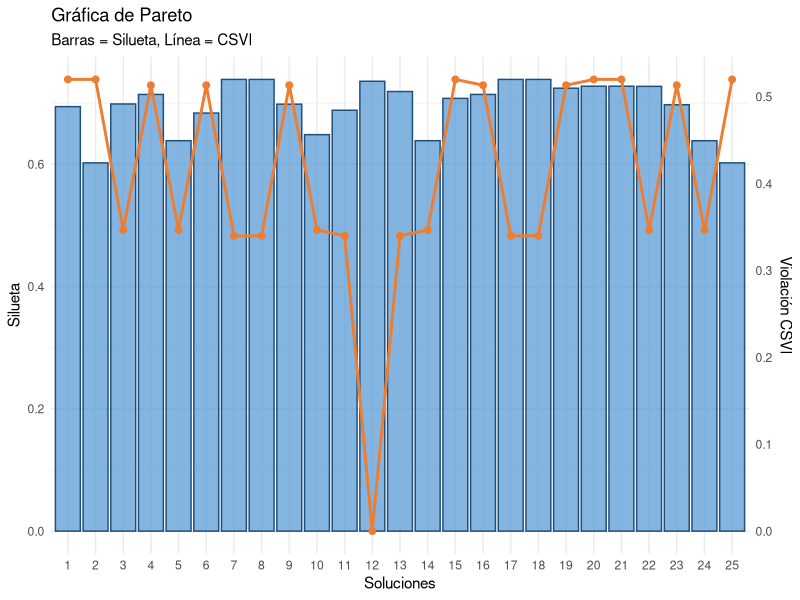

Recreate this plot in R.
###############################################
# LIBRERÍAS
###############################################

packages <- c("flexclust", "lpSolve", "mclust", "aricode", 
              "cluster", "proxy", "ggplot2", "readr", "dplyr")
installed <- rownames(installed.packages())
to_install <- setdiff(packages, installed)
if (length(to_install) > 0) install.packages(to_install)

library(lpSolve)
library(proxy)
library(cluster)
library(ggplot2)
library(dplyr)

###############################################
# UTILIDADES
###############################################

prepare_data <- function(dataset) {
  dataset <- as.data.frame(dataset)
  X <- dataset
  list(X = X)
}

set.seed(22)
###############################################
# MILP
###############################################

solve_milp_assignment <- function(data, centroids, size_constraints) {
  n <- nrow(data)
  k <- nrow(centroids)
  
  cost_matrix <- proxy::dist(data, centroids, method = "cosine")
  cost_vec <- as.vector(t(as.matrix(cost_matrix)))
  
  constr1 <- matrix(0, n, n*k)
  for (i in 1:n) {
    constr1[i, ((i - 1) * k + 1):(i * k)] <- 1
  }
  
  constr2 <- matrix(0, k, n*k)
  for (j in 1:k) {
    constr2[j, seq(j, n*k, by = k)] <- 1
  }
  
  f.con <- rbind(constr1, constr2)
  f.dir <- c(rep("=", n), rep("=", k))
  f.rhs <- c(rep(1, n), size_constraints)
  
  result <- lp("min", cost_vec, f.con, f.dir, f.rhs, all.bin = TRUE)
  
  if (result$status != 0) {
    stop("MILP no encontró solución factible para estas cardinalidades.")
  }
  
  x_opt <- matrix(result$solution, nrow = n, byrow = TRUE)
  p <- apply(x_opt, 1, which.max)
  
  list(p = p)
}

###############################################
# KM-MILP
###############################################

clustering_with_size_constraints <- function(data, size_constraints, max_iter = 100, tol = 1e-6) {
  data <- as.matrix(data)
  n <- nrow(data)
  d <- ncol(data)
  k <- length(size_constraints)
  
  idx <- sample(1:n, k)
  centroids <- data[idx, , drop = FALSE]
  
  for (iter in 1:max_iter) {
    milp_res <- solve_milp_assignment(data, centroids, size_constraints)
    p <- milp_res$p
    
    new_centroids <- matrix(0, nrow = k, ncol = d)
    for (j in 1:k) {
      pts <- data[p == j, , drop = FALSE]
      if (nrow(pts) > 0) new_centroids[j, ] <- colMeans(pts)
      else new_centroids[j, ] <- centroids[j, ]
    }
    
    if (max(abs(centroids - new_centroids)) < tol) break
    centroids <- new_centroids
  }
  
  list(p = p, centroids = centroids)
}

###############################################
# FUNCIONES DE CARDINALIDAD
###############################################

compute_cardinality_ranges <- function(target, delta) {
  k <- length(target)
  
  if (length(delta) == 1) delta <- rep(delta, k)
  if (length(delta) != k) stop("delta debe tener longitud 1 o k.")
  
  lower <- floor(target * (1 - delta))
  upper <- round(target * (1 + delta))
  lower[lower < 1] <- 1
  
  list(lower = lower, upper = upper)
}

generate_cardinalities <- function(lower, upper, total_n) {
  k <- length(lower)
  res <- list()
  current <- integer(k)
  
  rec <- function(pos, remaining) {
    if (pos == k) {
      if (remaining >= lower[k] && remaining <= upper[k]) {
        current[k] <<- remaining
        res[[length(res) + 1]] <<- current
      }
      return()
    }
    
    min_rest <- sum(lower[(pos + 1):k])
    max_rest <- sum(upper[(pos + 1):k])
    
    for (v in lower[pos]:upper[pos]) {
      rest <- remaining - v
      if (rest < min_rest || rest > max_rest) next
      current[pos] <<- v
      rec(pos + 1, rest)
    }
  }
  
  rec(1, total_n)
  res
}

###############################################
# EVALUACIÓN (SILUETA + CSVI)
###############################################

evaluate_cardinality_solution <- function(X, y, size_constraints, target_cardinality) {
  resultat <- clustering_with_size_constraints(X, size_constraints)
  labels <- resultat$p
  
  dist_mat <- proxy::dist(X, method = "cosine")
  sil <- silhouette(labels, dist_mat)
  sil_mean <- mean(sil[, 3])
  
  card_real <- as.numeric(table(factor(labels, levels = 1:length(size_constraints))))
  
  ilvc <- sum(abs(card_real - target_cardinality))
  clvc <- sum(card_real != target_cardinality)
  
  n_total <- sum(card_real)
  k_total <- length(card_real)
  
  alpha <- 0.5
  norm_ilvc <- ilvc / n_total
  norm_clvc <- clvc / k_total
  csvi <- alpha * norm_ilvc + (1 - alpha) * norm_clvc
  
  list(
    silhouette = sil_mean,
    ilvc = ilvc,
    clvc = clvc,
    csvi = csvi
  )
}

###############################################
# MULTIOBJETIVO: PARETO + MO-SCORE (A MAXIMIZAR)
###############################################

pareto_dominates <- function(a, b) {
  (a$silhouette >= b$silhouette && a$CSVI <= b$CSVI) &&
    (a$silhouette >  b$silhouette || a$CSVI   < b$CSVI)
}

find_pareto_front <- function(df) {
  n <- nrow(df)
  dominated <- rep(FALSE, n)
  
  for (i in 1:n) {
    for (j in 1:n) {
      if (i != j) {
        if (pareto_dominates(df[j,], df[i,])) {
          dominated[i] <- TRUE
          break
        }
      }
    }
  }
  
  df[!dominated, ]
}

multiobjective_score <- function(sil, csvi, 
                                 w_sil, 
                                 w_csvi,
                                 sil_range = c(-1, 1)) {
  sil_min <- sil_range[1]
  sil_max <- sil_range[2]
  sil_norm <- (sil - sil_min) / (sil_max - sil_min)
  sil_norm <- max(min(sil_norm, 1), 0)  
  
  # Normalizar CSVI
  csvi_norm <- max(min(csvi, 1), 0)
  
  score <- w_sil * sil_norm + w_csvi * (1 - csvi_norm)
  return(score)
}

###############################################
# EXPLORACIÓN COMPLETA DEL ESPACIO
###############################################

run_flexible_cardinality_search <- function(dataset, 
                                            target_cardinality, 
                                            delta, 
                                            dataset_name = "dataset",
                                            w_sil = 0.5,
                                            w_csvi = 0.5) {
  
  data_prep <- prepare_data(dataset)
  X <- data_prep$X
  
  n <- nrow(X)
  k <- length(target_cardinality)
  
  ranges <- compute_cardinality_ranges(target_cardinality, delta)
  lower <- ranges$lower
  upper <- ranges$upper
  
  card_list <- generate_cardinalities(lower, upper, n)
  cat("Número de configuraciones posibles:", length(card_list), "\n")
  
  results <- list()
  
  for (i in seq_along(card_list)) {
    if (i %% 10 == 0 || i == 1) cat("Evaluando config", i, "de", length(card_list), "\n")
    
    eval <- evaluate_cardinality_solution(X, NULL, card_list[[i]], target_cardinality)
    
    results[[i]] <- data.frame(
      dataset = dataset_name,
      config_id = i,
      silhouette = eval$silhouette,
      ILVC = eval$ilvc,
      CLVC = eval$clvc,
      CSVI = eval$csvi,
      cardinality = paste(card_list[[i]], collapse = "-")
    )
  }
  
  df <- bind_rows(results)
  
  # MO_Score a maximizar 
  df$MO_Score <- mapply(
    multiobjective_score,
    sil  = df$silhouette,
    csvi = df$CSVI,
    MoreArgs = list(
      w_sil = w_sil,
      w_csvi = w_csvi,
      sil_range = c(-1, 1) 
    )
  )
  
  df
}

###############################################
# GRÁFICA PARETO CON PARETO FRONT
###############################################

plot_pareto <- function(df) { 
  df$Solution_ID <- factor(1:nrow(df))
  
  max_sil <- max(df$silhouette)
  max_csvi <- max(df$CSVI)
  scale_factor <- max_sil / max_csvi
  
  ggplot(df, aes(x = Solution_ID)) +
    geom_col(
      aes(y = silhouette),
      fill = "#5B9BD5", color = "#1F4E79", alpha = 0.75
    ) +
    geom_line(
      aes(y = CSVI * scale_factor, group = 1),
      color = "#ED7D31", size = 1
    ) +
    geom_point(
      aes(y = CSVI * scale_factor),
      color = "#ED7D31", size = 2
    ) +
    scale_y_continuous(
      name = "Silueta",
      sec.axis = sec_axis(~ . / scale_factor, name = "Violación CSVI")
    ) +
    labs(
      title = "Gráfica de Pareto",
      x = "Soluciones",
      subtitle = "Barras = Silueta, Línea = CSVI"
    ) +
    theme_minimal()
}

###############################################
# EJEMPLO DE USO
###############################################


#wine <- read_csv("tesis/wine.data",
              #   col_names = FALSE)
data(iris)
iris <- iris[,-5]
target_cardinality <- c(50, 50, 50)
delta <- c(0.05, 0.05, 0.05) #tolerancia de la restrigción
w_sil <- 0.9 #peso del coeficiente de silueta
w_csvi <- 0.1 #peso de la violación de tamaño (CSVI)

res <- run_flexible_cardinality_search(iris, 
                                       target_cardinality, 
                                       delta, 
                                       dataset_name = "iris",
                                       w_sil, 
                                       w_csvi)

pareto_front <- find_pareto_front(res)
best_solution <- pareto_front[which.max(pareto_front$MO_Score), ]

cat("\n==============================\n")
cat(" FRENTE PARETO\n")
cat("==============================\n")
print(pareto_front)

cat("\n==============================\n")
cat(" MEJOR SOLUCIÓN MULTIOBJETIVO (MO_Score MÁXIMO)\n")
cat("==============================\n")
print(best_solution)

print(plot_pareto(res))

best_cardinality <- strsplit(best_solution$cardinality, "-")[[1]] |> 
  as.numeric()

best_clustering <- clustering_with_size_constraints(iris, best_cardinality)
best_assignments <- best_clustering$p
final_result <- cbind(iris, cluster = best_assignments)

write.csv(final_result, "best_clustering_assignments.csv", row.names = FALSE)
